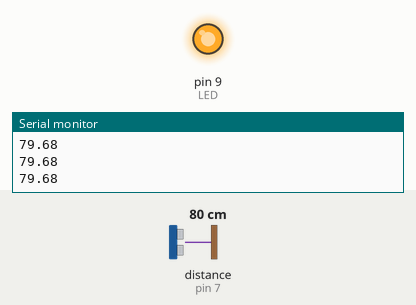
A sketch run on a simulated Arduino Uno, built with avr-gcc and run on an emulated ATmega328P. On the bench: output pins drawn as LEDs (lit = HIGH), the last lines printed to the serial monitor. Wiring (inferred from the names in the program): ultrasonic range finder: trigger pin 6; echo pin 7. Dashed ring = blinking. Inputs (shaded band) come from the test bench; at power-on: distance to the obstacle (sensor on pin 7) 80 cm. The echo pulse lasts 58.3 µs per cm; pins used as bus, display or sensor lines are not drawn.

Above: at 1.2 s.
1.3 s: distance to the obstacle (sensor on pin 7) set to 2 cm
3.2 s: distance to the obstacle (sensor on pin 7) set to 9 cm
At 6.1 s:
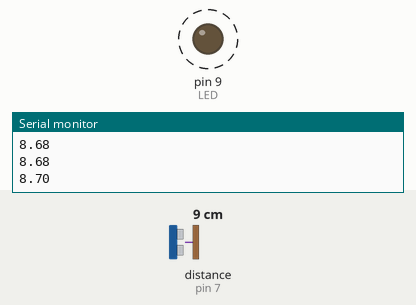
6.2 s: distance to the obstacle (sensor on pin 7) set to 4 cm
At 7.0 s:
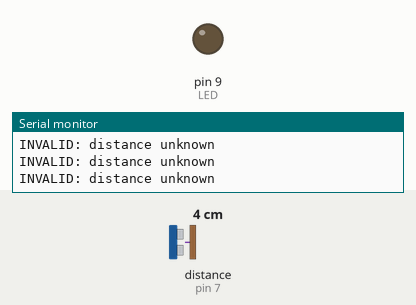
7.7 s: distance to the obstacle (sensor on pin 7) set to 18 cm
At 7.92 s:
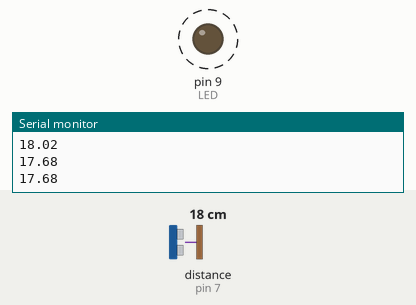
Timing chart, 0 to 11.7 s (numbered marks = the images above; inputs shaded):
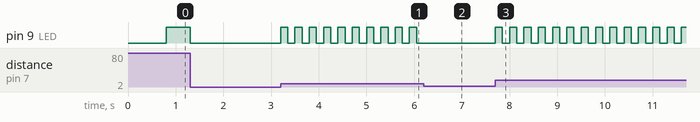

Measured:
- after the input at 3.2 s, pin 9 (LED): alternates HIGH for 0.15 s and LOW for 0.15 s, starting at once
- after the input at 6.2 s, pin 9 (LED): stops changing and stays LOW
- after the input at 7.7 s, pin 9 (LED): alternates HIGH for 0.15 s and LOW for 0.15 s, starting at once

The sketch:

parking.ino
```cpp
// Curriculum manuscript. Target: Arduino Uno R3, 5 V logic only.
// NOT Arduino-core-compiled, uploaded or physically bench-tested.
// Disconnect USB before wiring. Follow the matching lesson connection table.
const byte TRIG=6,ECHO=7;
const unsigned long ECHO_TIMEOUT_US=25000;
float readDistance(){
  digitalWrite(TRIG,LOW);delayMicroseconds(2);
  digitalWrite(TRIG,HIGH);delayMicroseconds(10);digitalWrite(TRIG,LOW);
  const unsigned long echo=pulseIn(ECHO,HIGH,ECHO_TIMEOUT_US);
  if(echo==0) return -1.0f;
  const float cm=echo*0.0343f/2.0f;
  if(cm<5.0f || cm>100.0f) return -1.0f;
  return cm;
}
void sensorStart(){pinMode(TRIG,OUTPUT);digitalWrite(TRIG,LOW);pinMode(ECHO,INPUT);Serial.begin(9600);}
const byte LED=9;
unsigned long sampledAt=0,flashedAt=0,period=800;
bool valid=false,lightOn=false;
void setup(){sensorStart();pinMode(LED,OUTPUT);digitalWrite(LED,LOW);}
void loop(){
  unsigned long now=millis();
  if((unsigned long)(now-sampledAt)>=100){
    sampledAt=now;const float cm=readDistance();valid=(cm>=0);
    if(!valid){Serial.println("INVALID: distance unknown");lightOn=false;digitalWrite(LED,LOW);}
    else{period=cm<25 ? 150 : (cm<50 ? 400 : 800);Serial.println(cm);}
  }
  now=millis();
  if(valid && (unsigned long)(now-flashedAt)>=period){
    flashedAt=now;lightOn=!lightOn;digitalWrite(LED,lightOn ? HIGH : LOW);
  }
}
```
